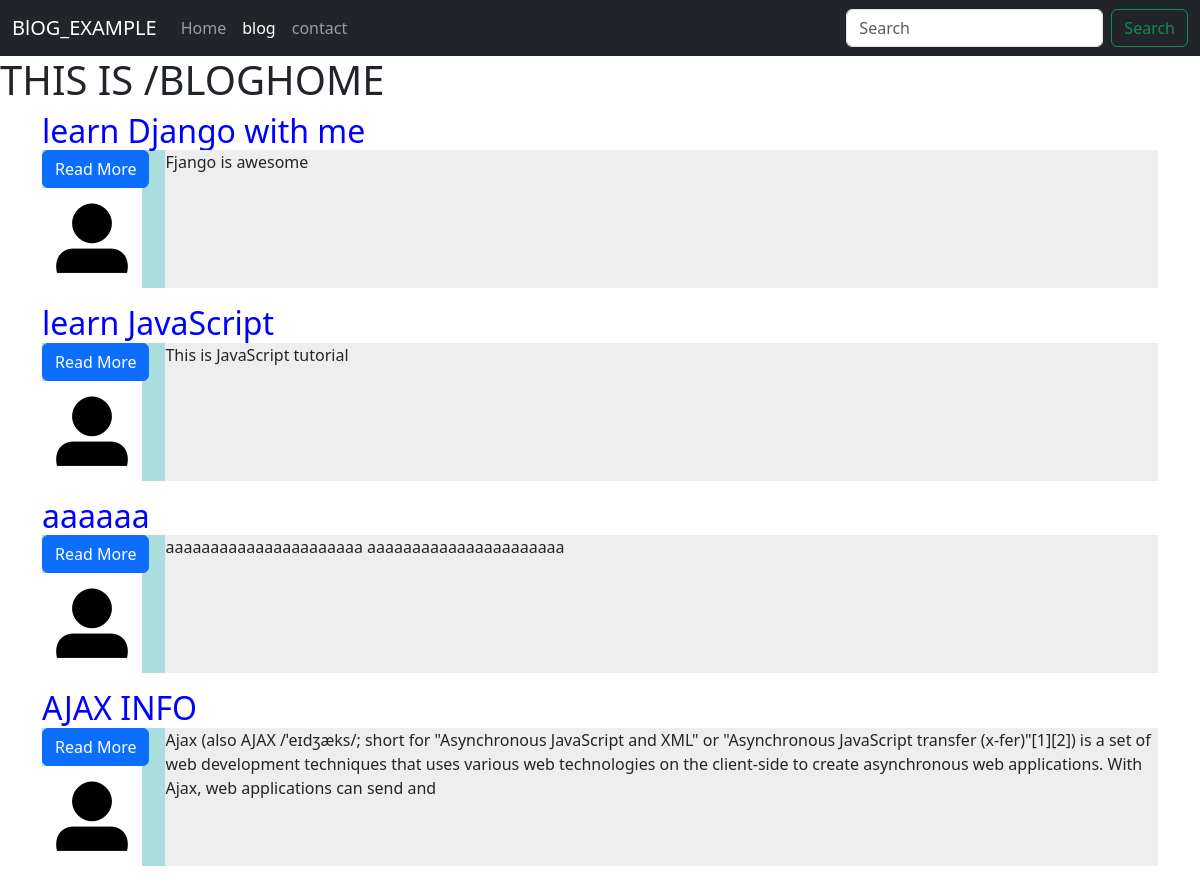
/blog/, run on an earlier commit of the app's database.
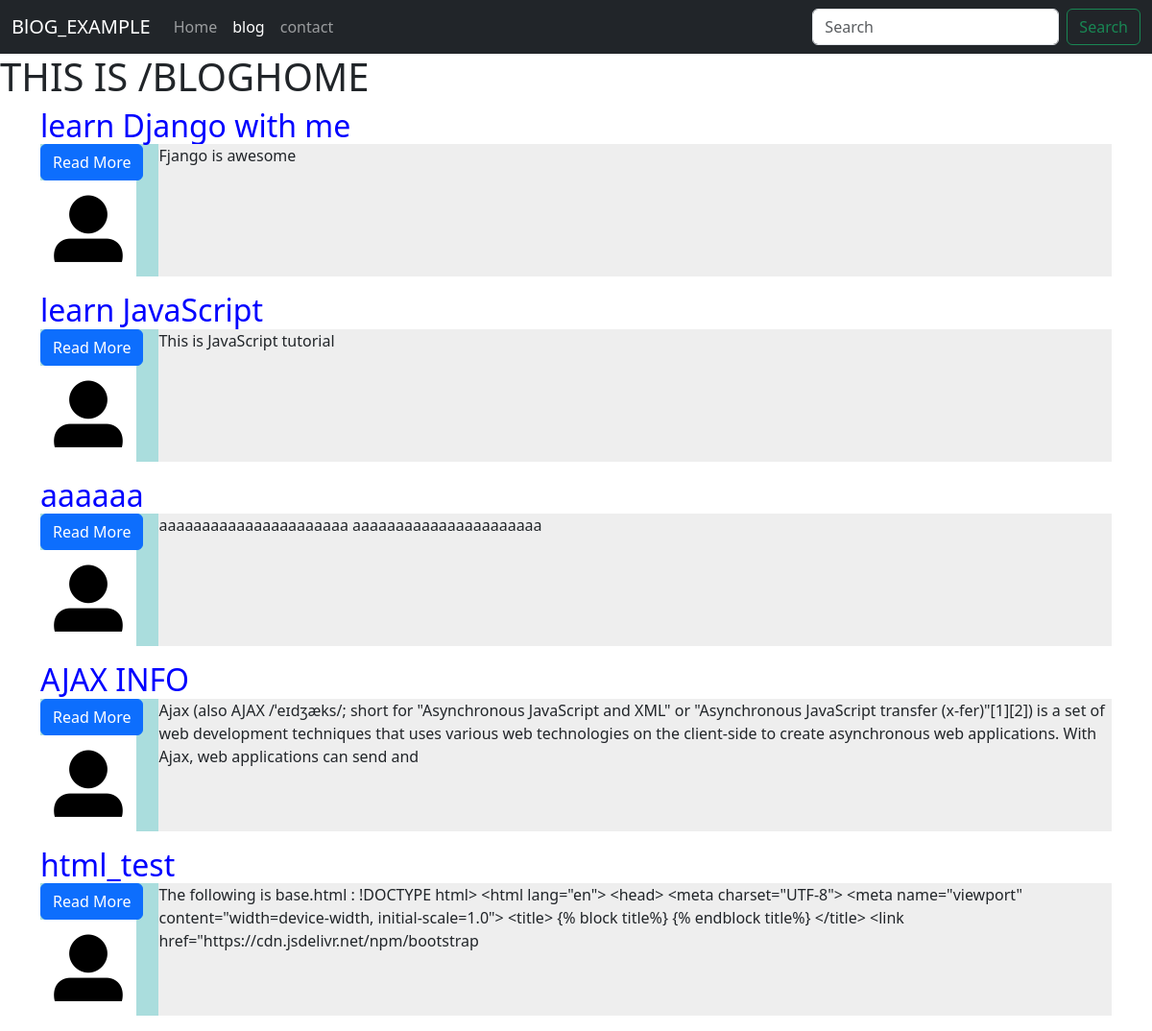
And on a later commit of the database.
### blog/models.py (models this page shows, shortened)
class Blog(models.Model):
    sno     = models.AutoField( primary_key=True )
    title   = models.CharField( max_length=200 )
    content = models.TextField()
    slug    = models.CharField( max_length=100 )
    time    = models.DateField( auto_now_add = True )

### blog/views.py (the view)
# urls.py: 2. Add a URL to urlpatterns:  path('blog/', include('blog.urls'))
def blog(request):
    blogs = Blog.objects.all()   # Blogs are objects retreved by ORM
    context = {'blogs': blogs }  # context must be a dictionary  key-value
    return render(request, 'bloghome.html', context)

### templates/bloghome.html (shortened to what this page needs)
{% extends "base.html" %}
{% block  blog_active %} active{% endblock  %}
{% block body %}
    {% load static %}
    <h1> THIS IS /BLOGHOME </h1>
    {% for blog in blogs %}
    <div class='container ml-5'>
        <h2 style='color: #00F; display:inline;'>
            {{ blog.title }}
        </h2>
        <div class="d-flex"
        style="background-color:#ADD">
            <div class="flex-shrink-0">
                <a href="/blogpost/{{blog.slug}}">
                    <button type="button" class="btn btn-primary"> Read More</button>
                </a>
                <img src="{% static 'user.png' %}" alt="..."
                style="height:100px; display:block">
            </div>
            <div class="flex-grow-1 ms-3"
            style="background-color:#EEE">
                {{ blog.content | slice:300 }}
            </div>
            <br>
        </div>
    </div>
    {% endfor %}
{% endblock body %}

What changed in the data, as far as the page shows it:
added Blog: title "html_test", content "The following is base.html : !DOCTYPE html> <html lang=\"en\"> <head> <meta charset=\"UTF-8\"> <meta name=\"viewport\" content=\"width=device-width, initial-scale=1.0\"> <title> {% block title%} {% endblock title%} </title> <link href=\"https://cdn.jsdelivr.net/npm/bootstrap"
